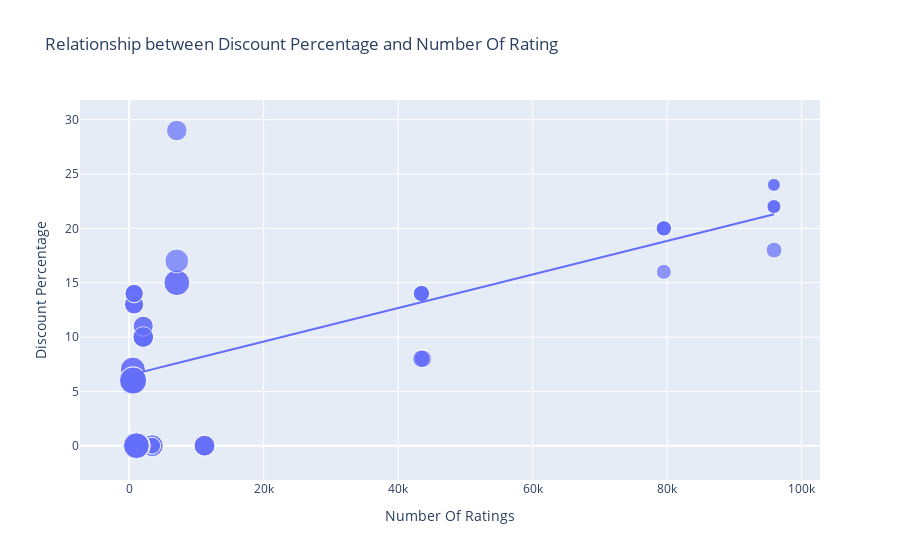

Notebook code cell kept with this figure:
### Markdown cell above
## Discount Percentage and Number Of Ratings Graph

### Code cell
figure = px.scatter(data_frame = data, x = "Number Of Ratings",
                    y = "Discount Percentage", size = "Sale Price", trendline = "ols",
                    title = "Relationship between Discount Percentage and Number Of Rating")
figure.show()

### Figure 1 — Plotly figure (JSON) as saved in the notebook; plotly's stock layout.template omitted (floating-point values rounded to 4 significant figures)
{"data": [{"hovertemplate": "Number Of Ratings=%{x}<br>Discount Percentage=%{y}<br>Sale Price=%{marker.size}<extra></extra>", "legendgroup": "", "marker": {"color": "#636efa", "size": [49900, 84900, 84900, 77000, 77000, 49900, 49900, 77000, 89900, 41999, 39999, 41999, 41999, 41999, 131900, 117100, 131900, 117100, 74999, 117900, 117100, 117900, 99900, 44999, 140900, 130900, 64900, 120900, 59900, 75900, 110900, 130900, 120900, 64900, 64900, 75900, 75900, 120900, 59900, 120900, 75900, 140900, 70900, 70900, 75900, 59900, 110900, 120900, 130900, 130900, 54999, 54999, 29999, 34999, 34999, 34999, 54999, 29999, 46999, 46999, 46999, 46999], "sizemode": "area", "sizeref": 352.2, "symbol": "circle"}, "mode": "markers", "name": "", "orientation": "v", "showlegend": false, "type": "scatter", "x": [3431, 3431, 3431, 11202, 11202, 3431, 3431, 11202, 1454, 79512, 79512, 79582, 79512, 79512, 1078, 1078, 1078, 1078, 7088, 7088, 1078, 7088, 7081, 95909, 542, 580, 740, 545, 740, 2101, 545, 580, 580, 730, 730, 2101, 2101, 580, 740, 580, 2092, 545, 2101, 2092, 2101, 740, 545, 580, 580, 580, 43707, 43707, 95807, 95909, 95807, 95909, 43470, 95909, 43470, 43470, 43470, 43470], "xaxis": "x", "y": [0, 0, 0, 0, 0, 0, 0, 0, 0, 20, 16, 20, 20, 20, 0, 0, 0, 0, 29, 15, 0, 15, 17, 18, 6, 6, 13, 6, 14, 10, 7, 6, 6, 13, 13, 10, 10, 6, 14, 6, 10, 6, 11, 11, 10, 14, 7, 6, 6, 6, 8, 8, 24, 22, 22, 22, 8, 24, 14, 14, 14, 14], "yaxis": "y"}, {"hovertemplate": "<b>OLS trendline</b><br>Discount Percentage = 0.000154292 * Number Of Ratings + 6.49233<br>R<sup>2</sup>=0.468988<br><br>Number Of Ratings=%{x}<br>Discount Percentage=%{y} <b>(trend)</b><extra></extra>", "legendgroup": "", "marker": {"color": "#636efa", "symbol": "circle"}, "mode": "lines", "name": "", "showlegend": false, "type": "scatter", "x": [542, 545, 545, 545, 545, 580, 580, 580, 580, 580, 580, 580, 580, 730, 730, 740, 740, 740, 740, 1078, 1078, 1078, 1078, 1078, 1454, 2092, 2092, 2101, 2101, 2101, 2101, 2101, 3431, 3431, 3431, 3431, 3431, 7081, 7088, 7088, 7088, 11202, 11202, 11202, 43470, 43470, 43470, 43470, 43470, 43707, 43707, 79512, 79512, 79512, 79512, 79582, 95807, 95807, 95909, 95909, 95909, 95909], "xaxis": "x", "y": [6.576, 6.576, 6.576, 6.576, 6.576, 6.582, 6.582, 6.582, 6.582, 6.582, 6.582, 6.582, 6.582, 6.605, 6.605, 6.607, 6.607, 6.607, 6.607, 6.659, 6.659, 6.659, 6.659, 6.659, 6.717, 6.815, 6.815, 6.816, 6.816, 6.816, 6.816, 6.816, 7.022, 7.022, 7.022, 7.022, 7.022, 7.585, 7.586, 7.586, 7.586, 8.221, 8.221, 8.221, 13.2, 13.2, 13.2, 13.2, 13.2, 13.24, 13.24, 18.76, 18.76, 18.76, 18.76, 18.77, 21.27, 21.27, 21.29, 21.29, 21.29, 21.29], "yaxis": "y"}], "layout": {"legend": {"itemsizing": "constant", "tracegroupgap": 0}, "title": {"text": "Relationship between Discount Percentage and Number Of Rating"}, "xaxis": {"anchor": "y", "domain": [0, 1], "title": {"text": "Number Of Ratings"}}, "yaxis": {"anchor": "x", "domain": [0, 1], "title": {"text": "Discount Percentage"}}}}
